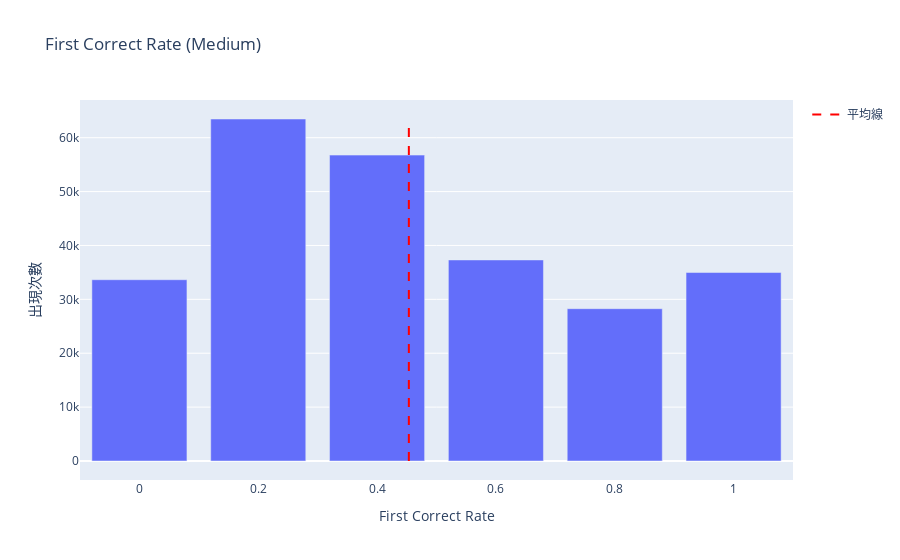

Notebook code cell kept with this figure:
### Code cell
import plotly.express as px
import plotly.graph_objects as go

# 計算 first_correct_rate 每個值的出現次數
rate_counts = df_mid['first_correct_rate'].value_counts().reset_index()
rate_counts.columns = ['first_correct_rate', 'count']

# 按 first_correct_rate 數值排序
rate_counts = rate_counts.sort_values(by='first_correct_rate')

# 計算 first_correct_rate 的平均值
mean_rate = df_mid['first_correct_rate'].mean()
mean_rate_mid = mean_rate
# 繪製長條圖
fig = px.bar(rate_counts, x='first_correct_rate', y='count', 
             title="First Correct Rate (Medium)", 
             labels={'first_correct_rate': 'First Correct Rate', 'count': '出現次數'})

# 加入平均線
fig.add_trace(go.Scatter(x=[mean_rate, mean_rate], y=[0, rate_counts['count'].max()],
                         mode="lines",
                         name="平均線",
                         line=dict(color="red", dash="dash")))

# 更新圖表的標籤
fig.update_layout(yaxis_title="出現次數", xaxis_title="First Correct Rate")
fig.show()

### Figure 1 — Plotly figure (JSON) as saved in the notebook; plotly's stock layout.template omitted (floating-point values rounded to 4 significant figures)
{"data": [{"alignmentgroup": "True", "hovertemplate": "First Correct Rate=%{x}<br>出現次數=%{y}<extra></extra>", "legendgroup": "", "marker": {"color": "#636efa", "pattern": {"shape": ""}}, "name": "", "offsetgroup": "", "orientation": "v", "showlegend": false, "textposition": "auto", "type": "bar", "x": [0, 0.2, 0.4, 0.6, 0.8, 1], "xaxis": "x", "y": [33641, 63468, 56768, 37312, 28266, 34977], "yaxis": "y"}, {"line": {"color": "red", "dash": "dash"}, "mode": "lines", "name": "平均線", "type": "scatter", "x": [0.4535, 0.4535], "y": [0, 63468]}], "layout": {"barmode": "relative", "legend": {"tracegroupgap": 0}, "title": {"text": "First Correct Rate (Medium)"}, "xaxis": {"anchor": "y", "domain": [0, 1], "title": {"text": "First Correct Rate"}}, "yaxis": {"anchor": "x", "domain": [0, 1], "title": {"text": "出現次數"}}}}
